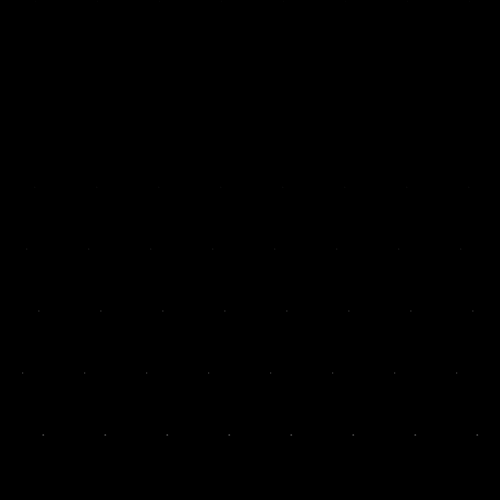
Frame 1 (no input)
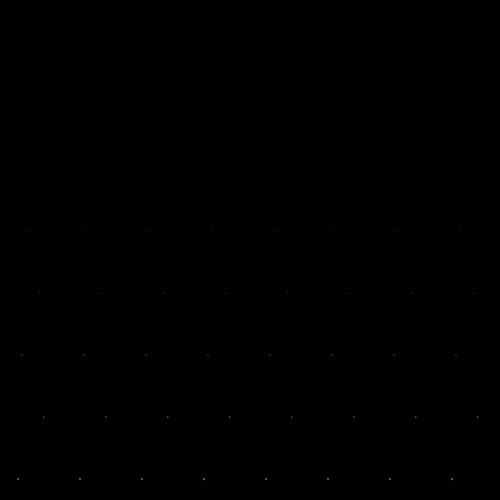
Frame 60 (no input)
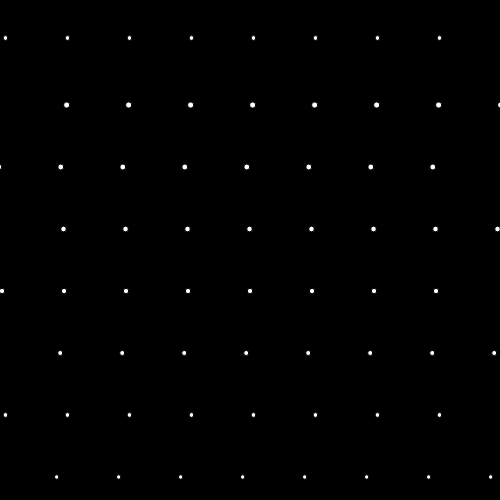
Frame 120 (the mouse pressed at the canvas centre since frame 60)

The p5.js sketch that drew these frames (run headless with seeded random() and noise() and a simulated clock; from frame 60 on, the mouse is pressed at the canvas centre):

// p5.js sketch
// ── sketch.js
// Peek (p5.js 2.3.4 port of a #p5t Processing sketch)
// https://github.com/madparker/-p5t/blob/main/%23p5t/ArtSketch/07_22_2020/Peek/Peek.pde
// #p5t/ArtSketch/07_22_2020/Peek/Peek.pde

let x = new Array(64).fill(0),
  y = new Array(64).fill(0);
let f = 0;
let s = 0;

function setup() {
  createCanvas(500, 500);
}

function draw() {
  f += 0.3;
  background(0); // clear()
  for (let i = 0; i < 64; i++) {
    if (f < 5) {
      x[i] = (i % 8) * 62 + 32;
      y[i] = floor(i / 8) * 62; // Java int division
    }
    y[i]++;
    s = sin((y[i] + f) / 20);
    circle(x[i] + s * 50, y[i], s * 9);
    if (y[i] > 500) y[i] = 0;
  }
}

// ---- Original Processing source: #p5t/ArtSketch/07_22_2020/Peek/Peek.pde
/*
float[] x=new float[64],y=new float[64];float f;float s;

void setup(){
  size(500,500);
}

void draw(){f+=.3;
  clear();
  for(int i=0;i<64;i++){
    if(f<5){x[i]=i%8*62+32;y[i]=i/8*62;}
    y[i]++;s=sin((y[i]+f)/20);
    circle(x[i]+s*50,y[i],s*9);
    if(y[i]>500)y[i]=0;
  }
}
*/
